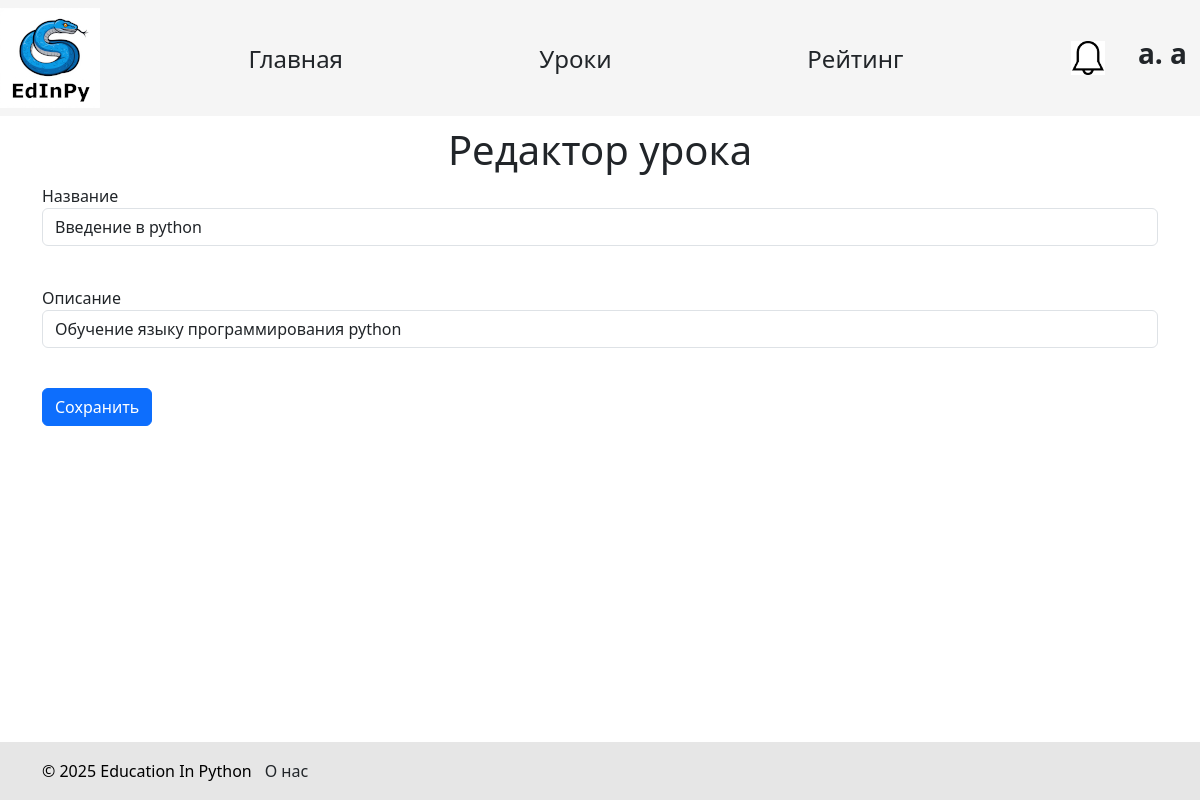
/lessons/edit/1 (signed in), run on an earlier commit of the app's database.
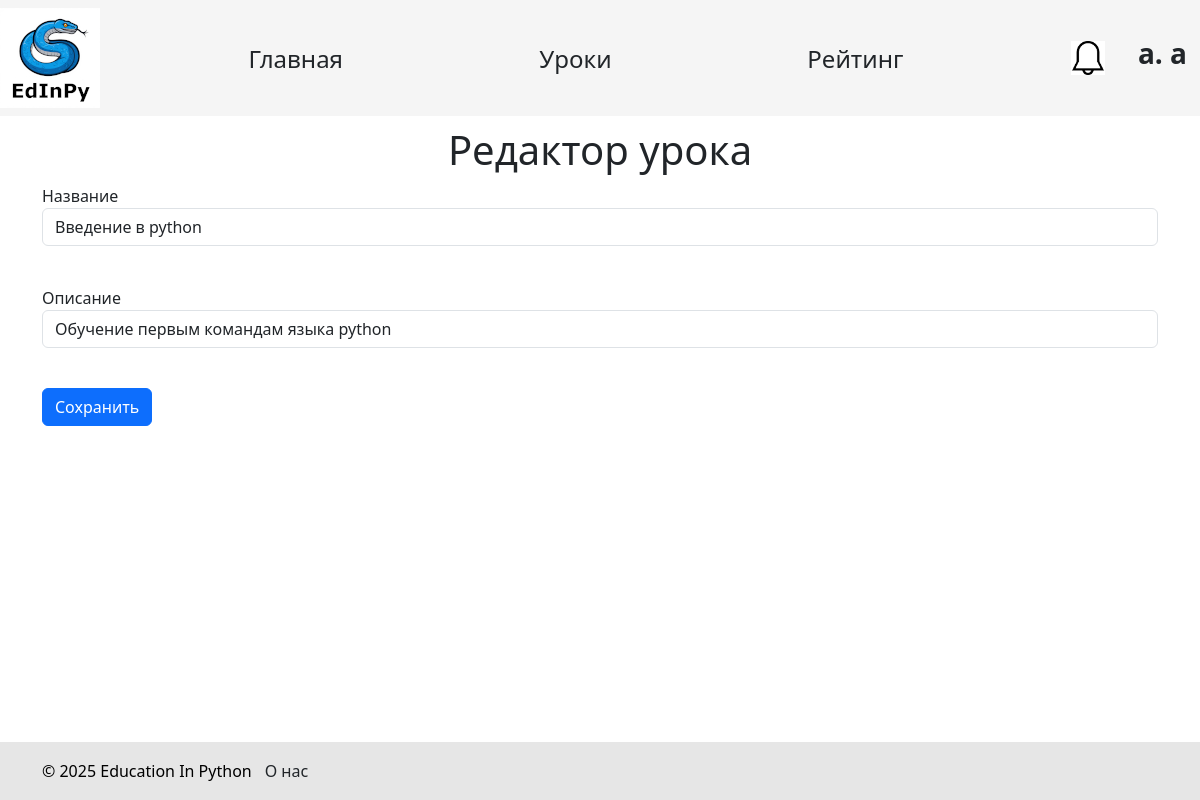
And on a later commit of the database.
### data/lessons.py (models this page shows)
class Lesson(SqlAlchemyBase, SerializerMixin):
    __tablename__ = 'lessons'
    id = sqlalchemy.Column(sqlalchemy.Integer, primary_key=True, autoincrement=True)
    title = sqlalchemy.Column(sqlalchemy.String)
    description = sqlalchemy.Column(sqlalchemy.String)
    books = orm.relationship("LessonBook")
    task = orm.relationship("Task")

### main.py (the view)
@app.route('/lessons/edit/<int:lesson_id>', methods=['GET', 'POST'])
def edit_lesson(lesson_id):
    if current_user.__class__ != Admin:
        return redirect('/lessons')
    lesson_edit = LessonEdit()
    with db_session.create_session() as db_sess:
        lesson = db_sess.query(Lesson).filter(Lesson.id == lesson_id).first()
        if lesson_edit.submit.data:  # если нажали на кнопку 'сохранить'
            lesson.title = lesson_edit.title.data
            lesson.description = lesson_edit.description.data
            db_sess.commit()
            return redirect('/lessons')
        lesson_edit.title.data = lesson.title
        lesson_edit.description.data = lesson.description
    return render_template('edit_lesson.html', form=lesson_edit)

### forms/lesson.py
class LessonEdit(FlaskForm):
    title = StringField('Название')
    description = StringField('Описание')
    submit = SubmitField('Сохранить')

### data/db_session.py (called while the page is built)
def create_session() -> Session:
    global __factory
    return __factory()

### main.py (called while the page is built)
@login_manager.user_loader
def load_user(id):
    try:
        id, cl = id.split("|")
        if cl not in USER_CLASSES:
            raise Exception
        with db_session.create_session() as db_sess:
            return Session.get(entity=USER_CLASSES[cl], ident=id, self=db_sess)  # создание сессии
    except Exception:
        return None

### templates/edit_lesson.html (shortened to what this page needs)
{% extends "base.html" %}{% block content %}
<h1>Редактор урока</h1>
<form action="" method="post">
    <p>
        {{ form.title.label }}<br>
        {{ form.title(class="form-control") }}<br>
    </p>
    <p>
        {{ form.description.label }}<br>
        {{ form.description(class="form-control") }}<br>
    </p>
    <p>{{ form.submit(type="submit", class="btn btn-primary") }}</p>
</form>
{% endblock %}

What changed in the data, as far as the page shows it:
changed Lesson "Введение в python": description "Обучение языку программирования python" → "Обучение первым командам языка python"
